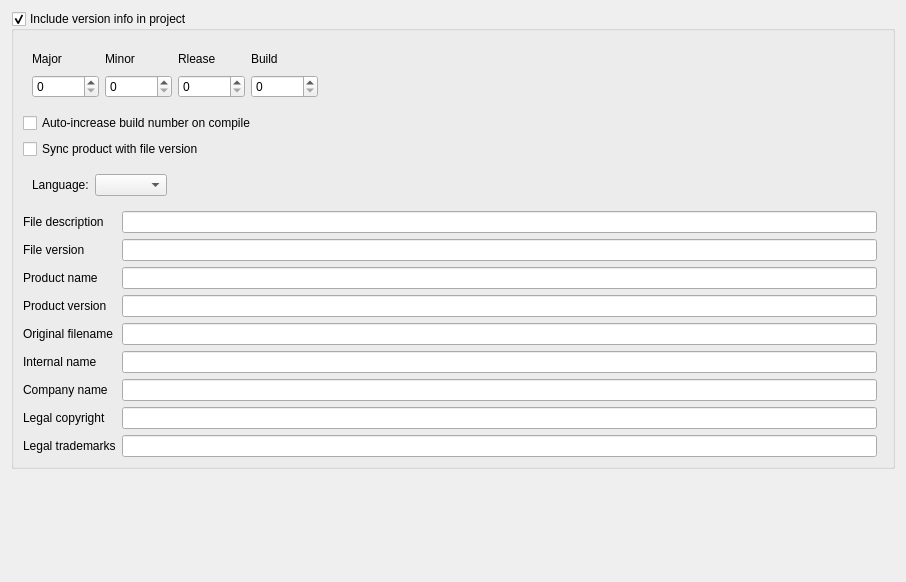
<?xml version="1.0" encoding="UTF-8"?>
<ui version="4.0">
 <class>ProjectVersionInfoWidget</class>
 <widget class="QWidget" name="ProjectVersionInfoWidget">
  <property name="geometry">
   <rect>
    <x>0</x>
    <y>0</y>
    <width>906</width>
    <height>582</height>
   </rect>
  </property>
  <property name="windowTitle">
   <string>Form</string>
  </property>
  <layout class="QVBoxLayout" name="verticalLayout">
   <item>
    <widget class="QGroupBox" name="grpVersionInfo">
     <property name="title">
      <string>Include version info in project</string>
     </property>
     <property name="checkable">
      <bool>true</bool>
     </property>
     <layout class="QGridLayout" name="gridLayout">
      <item row="0" column="0" colspan="3">
       <widget class="QWidget" name="widget" native="true">
        <layout class="QGridLayout" name="gridLayout_2">
         <item row="2" column="1">
          <widget class="QSpinBox" name="spinMinor">
           <property name="maximum">
            <number>999999999</number>
           </property>
          </widget>
         </item>
         <item row="2" column="3">
          <widget class="QSpinBox" name="spinBuild">
           <property name="maximum">
            <number>999999999</number>
           </property>
          </widget>
         </item>
         <item row="1" column="0">
          <widget class="QLabel" name="label">
           <property name="text">
            <string>Major</string>
           </property>
          </widget>
         </item>
         <item row="1" column="1">
          <widget class="QLabel" name="label_2">
           <property name="text">
            <string>Minor</string>
           </property>
          </widget>
         </item>
         <item row="1" column="2">
          <widget class="QLabel" name="label_3">
           <property name="text">
            <string>Rlease</string>
           </property>
          </widget>
         </item>
         <item row="2" column="2">
          <widget class="QSpinBox" name="spinRelease">
           <property name="maximum">
            <number>999999999</number>
           </property>
          </widget>
         </item>
         <item row="2" column="0">
          <widget class="QSpinBox" name="spinMajor">
           <property name="maximum">
            <number>999999999</number>
           </property>
          </widget>
         </item>
         <item row="1" column="3">
          <widget class="QLabel" name="label_4">
           <property name="text">
            <string>Build</string>
           </property>
          </widget>
         </item>
         <item row="1" column="4">
          <spacer name="horizontalSpacer">
           <property name="orientation">
            <enum>Qt::Horizontal</enum>
           </property>
           <property name="sizeHint" stdset="0">
            <size>
             <width>40</width>
             <height>20</height>
            </size>
           </property>
          </spacer>
         </item>
        </layout>
       </widget>
      </item>
      <item row="3" column="0" colspan="3">
       <widget class="QWidget" name="widget_2" native="true">
        <layout class="QHBoxLayout" name="horizontalLayout_2">
         <item>
          <widget class="QLabel" name="label_5">
           <property name="text">
            <string>Language:</string>
           </property>
          </widget>
         </item>
         <item>
          <widget class="QComboBox" name="cbLanguage"/>
         </item>
         <item>
          <spacer name="horizontalSpacer_2">
           <property name="orientation">
            <enum>Qt::Horizontal</enum>
           </property>
           <property name="sizeHint" stdset="0">
            <size>
             <width>40</width>
             <height>20</height>
            </size>
           </property>
          </spacer>
         </item>
        </layout>
       </widget>
      </item>
      <item row="8" column="0">
       <widget class="QLabel" name="label_10">
        <property name="text">
         <string>Original filename</string>
        </property>
       </widget>
      </item>
      <item row="10" column="1">
       <widget class="QLineEdit" name="txtCompanyName"/>
      </item>
      <item row="2" column="0" colspan="3">
       <widget class="QCheckBox" name="chkSyncProductWithFile">
        <property name="text">
         <string>Sync product with file version</string>
        </property>
       </widget>
      </item>
      <item row="9" column="0">
       <widget class="QLabel" name="label_11">
        <property name="text">
         <string>Internal name</string>
        </property>
       </widget>
      </item>
      <item row="6" column="1">
       <widget class="QLineEdit" name="txtProductName"/>
      </item>
      <item row="4" column="1">
       <widget class="QLineEdit" name="txtFileDescription"/>
      </item>
      <item row="5" column="0">
       <widget class="QLabel" name="label_7">
        <property name="text">
         <string>File version</string>
        </property>
       </widget>
      </item>
      <item row="12" column="0">
       <widget class="QLabel" name="label_14">
        <property name="text">
         <string>Legal trademarks</string>
        </property>
       </widget>
      </item>
      <item row="6" column="0">
       <widget class="QLabel" name="label_8">
        <property name="text">
         <string>Product name</string>
        </property>
       </widget>
      </item>
      <item row="11" column="1">
       <widget class="QLineEdit" name="txtLegalCopyright"/>
      </item>
      <item row="10" column="0">
       <widget class="QLabel" name="label_12">
        <property name="text">
         <string>Company name</string>
        </property>
       </widget>
      </item>
      <item row="9" column="1">
       <widget class="QLineEdit" name="txtInternalFilename"/>
      </item>
      <item row="1" column="0" colspan="3">
       <widget class="QCheckBox" name="chkAutoIncreaseBuildNumber">
        <property name="text">
         <string>Auto-increase build number on compile</string>
        </property>
       </widget>
      </item>
      <item row="8" column="1">
       <widget class="QLineEdit" name="txtOriginalFilename"/>
      </item>
      <item row="4" column="0">
       <widget class="QLabel" name="label_6">
        <property name="text">
         <string>File description</string>
        </property>
       </widget>
      </item>
      <item row="7" column="0">
       <widget class="QLabel" name="label_9">
        <property name="text">
         <string>Product version</string>
        </property>
       </widget>
      </item>
      <item row="7" column="1">
       <widget class="QLineEdit" name="txtProductVersion"/>
      </item>
      <item row="11" column="0">
       <widget class="QLabel" name="label_13">
        <property name="text">
         <string>Legal copyright</string>
        </property>
       </widget>
      </item>
      <item row="5" column="1">
       <widget class="QLineEdit" name="txtFileVersion"/>
      </item>
      <item row="12" column="1">
       <widget class="QLineEdit" name="txtLegalTrademarks"/>
      </item>
     </layout>
    </widget>
   </item>
   <item>
    <spacer name="verticalSpacer">
     <property name="orientation">
      <enum>Qt::Vertical</enum>
     </property>
     <property name="sizeHint" stdset="0">
      <size>
       <width>20</width>
       <height>40</height>
      </size>
     </property>
    </spacer>
   </item>
  </layout>
 </widget>
 <tabstops>
  <tabstop>grpVersionInfo</tabstop>
  <tabstop>spinMajor</tabstop>
  <tabstop>spinMinor</tabstop>
  <tabstop>spinRelease</tabstop>
  <tabstop>spinBuild</tabstop>
  <tabstop>chkAutoIncreaseBuildNumber</tabstop>
  <tabstop>chkSyncProductWithFile</tabstop>
  <tabstop>cbLanguage</tabstop>
  <tabstop>txtFileDescription</tabstop>
  <tabstop>txtFileVersion</tabstop>
  <tabstop>txtProductName</tabstop>
  <tabstop>txtProductVersion</tabstop>
  <tabstop>txtOriginalFilename</tabstop>
  <tabstop>txtInternalFilename</tabstop>
  <tabstop>txtCompanyName</tabstop>
  <tabstop>txtLegalCopyright</tabstop>
  <tabstop>txtLegalTrademarks</tabstop>
 </tabstops>
 <resources/>
 <connections/>
</ui>
